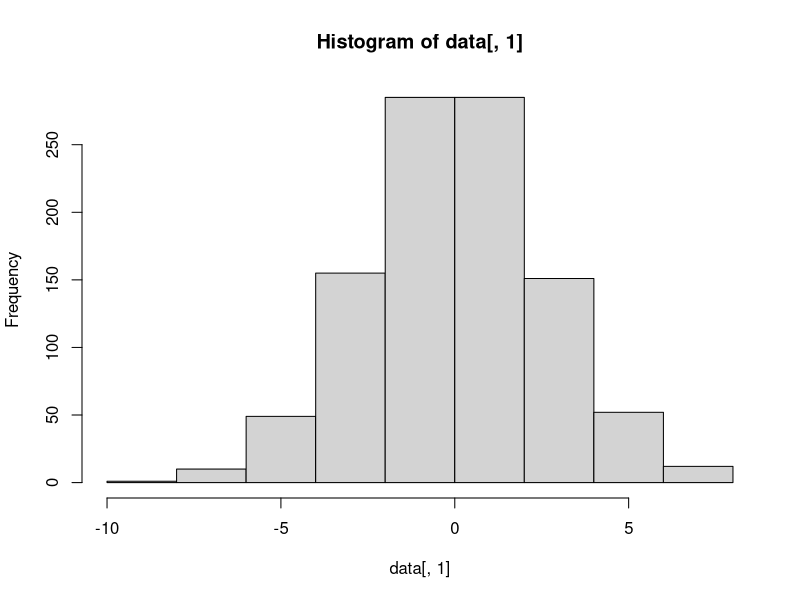
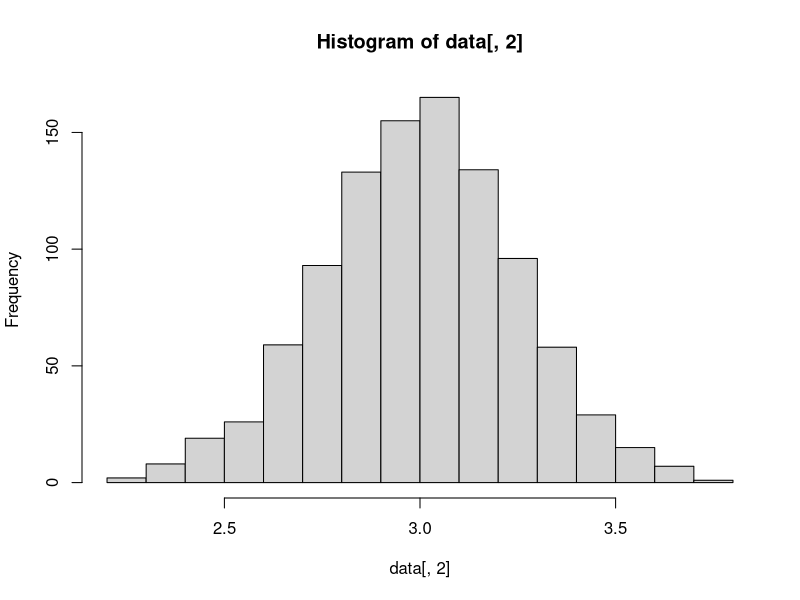
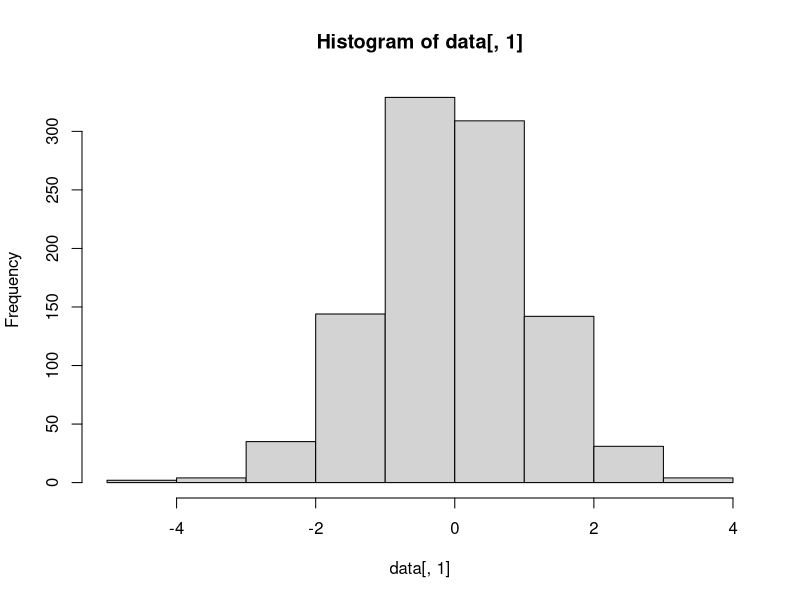
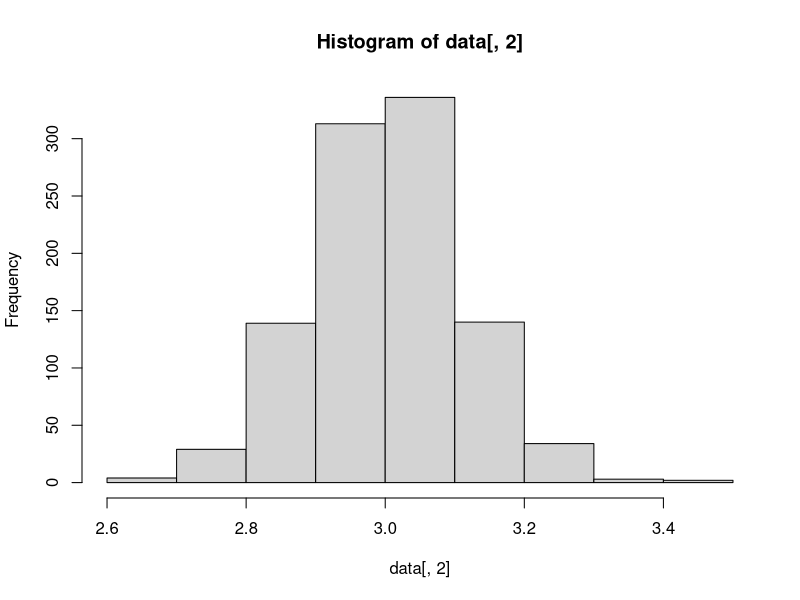
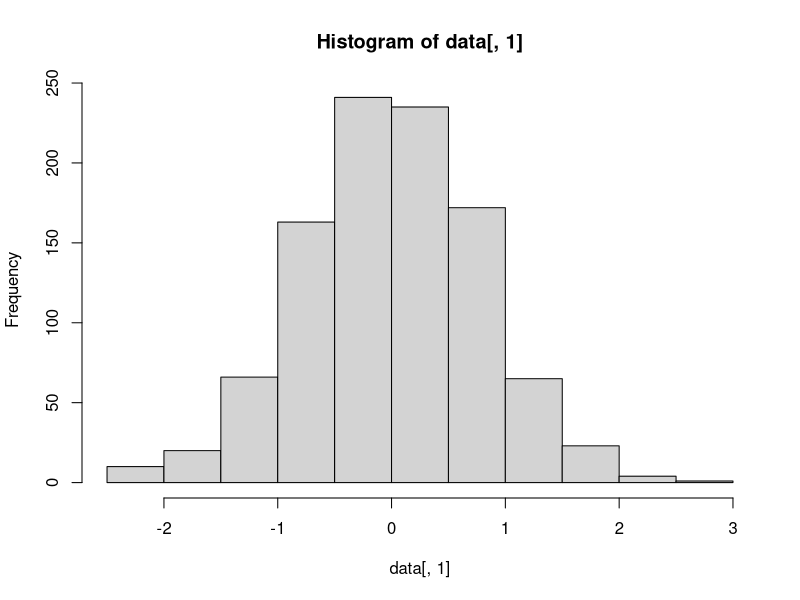
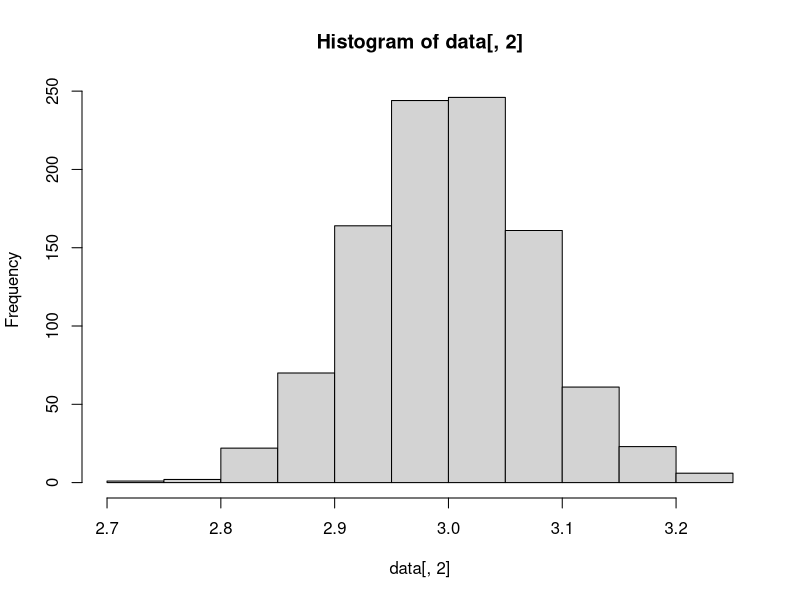
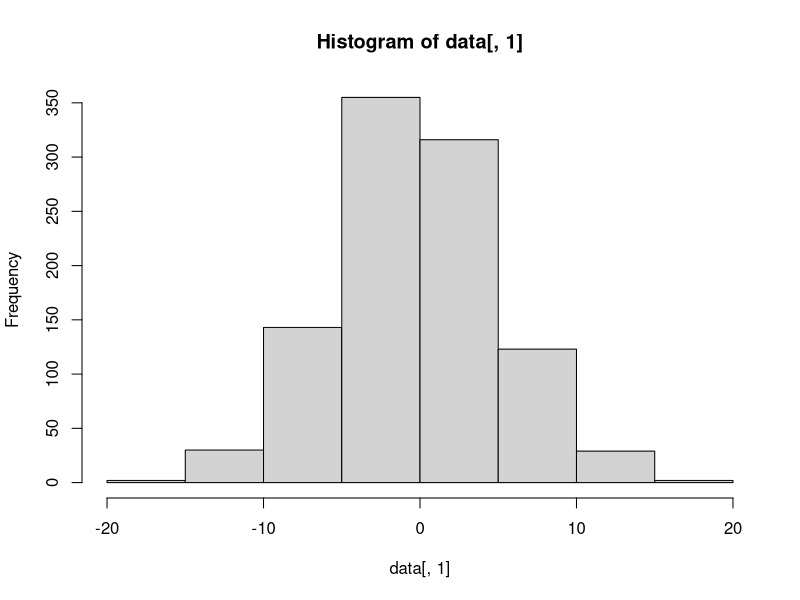
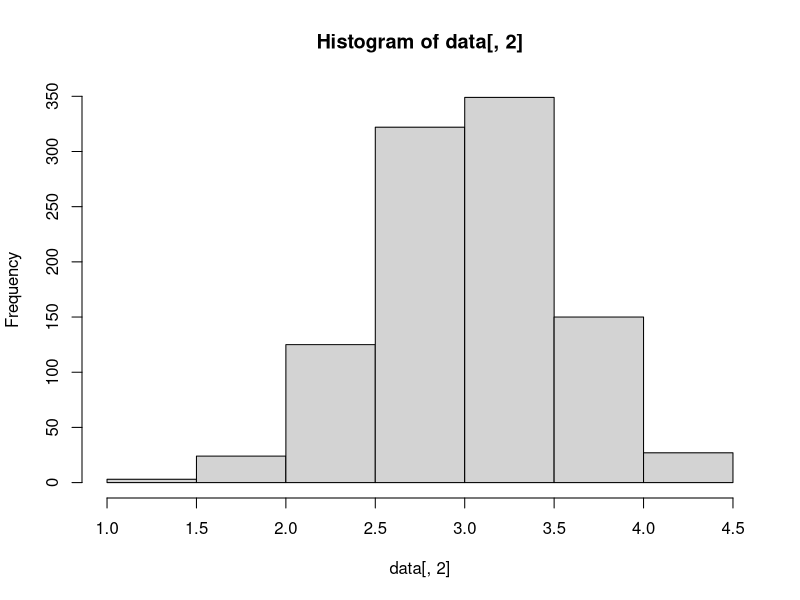

The R source for these figures, in order:
## ---- chunk 1
data <- matrix(nrow = 1000, ncol = 2)
for (x in (1:1000)) {
  x_i <- rnorm(100, 10, 2)
  epsilon_i <- rnorm(100, 0, 5)
  y_i <- 3*x_i + epsilon_i
  newlm <- summary(lm(y_i ~ x_i))
  intercept <- newlm$coefficients[1]
  slope <- newlm$coefficients[2]
  data[x,1] <- intercept
  data[x,2] <- slope
}
hist(data[,1])
hist(data[,2])


## ---- chunk 2
data <- matrix(nrow = 1000, ncol = 2)
for (x in (1:1000)) {
  x_i <- rnorm(500, 10, 2)
  epsilon_i <- rnorm(500, 0, 5)
  y_i <- 3*x_i + epsilon_i
  newlm <- summary(lm(y_i ~ x_i))
  intercept <- newlm$coefficients[1]
  slope <- newlm$coefficients[2]
  data[x,1] <- intercept
  data[x,2] <- slope
}
hist(data[,1])
hist(data[,2])
## ---- chunk 3
data <- matrix(nrow = 1000, ncol = 2)
for (x in (1:1000)) {
  x_i <- rnorm(1000, 10, 2)
  epsilon_i <- rnorm(1000, 0, 5)
  y_i <- 3*x_i + epsilon_i
  newlm <- summary(lm(y_i ~ x_i))
  intercept <- newlm$coefficients[1]
  slope <- newlm$coefficients[2]
  data[x,1] <- intercept
  data[x,2] <- slope
}
hist(data[,1])
hist(data[,2])
## ---- chunk 4
data <- matrix(nrow = 1000, ncol = 2)
for (x in (1:1000)) {
  x_i <- rnorm(100, 10, 2)
  epsilon_i <- rnorm(100, 0, 10)
  y_i <- 3*x_i + epsilon_i
  newlm <- summary(lm(y_i ~ x_i))
  intercept <- newlm$coefficients[1]
  slope <- newlm$coefficients[2]
  data[x,1] <- intercept
  data[x,2] <- slope
}
hist(data[,1])
hist(data[,2])
## ---- chunk 5
data <- matrix(nrow = 1000, ncol = 2)
for (x in (1:1000)) {
  x_i <- rnorm(100, 10, 2)
  epsilon_i <- rnorm(100, 0, 5)
  y_i <- rnorm(100, 30, 6) + epsilon_i
  newlm <- summary(lm(y_i ~ x_i))
  intercept <- newlm$coefficients[1]
  slope <- newlm$coefficients[2]
  data[x,1] <- intercept
  data[x,2] <- slope
}
hist(data[,1])
hist(data[,2])

data2 <- matrix(nrow = 1000, ncol = 2)
for (x in (1:1000)) {
  x_i <- rnorm(500, 10, 2)
  epsilon_i <- rnorm(500, 0, 5)
  y_i <- rnorm(500, 30, 6) + epsilon_i
  newlm <- summary(lm(y_i ~ x_i))
  intercept <- newlm$coefficients[1]
  slope <- newlm$coefficients[2]
  data2[x,1] <- intercept
  data2[x,2] <- slope
}
hist(data2[,1])
hist(data2[,2])
## ---- chunk 6
library(datasets)
attach(anscombe)

## ---- chunk 7
summary(lm(y1 ~ x1))
summary(lm(y2~x2))
summary(lm(y3~x3))
summary(lm(y4~x4))

## ---- chunk 8
plot(x1, y1)
plot(x2, y2)
plot(x3, y3)
plot(x4, y4)
